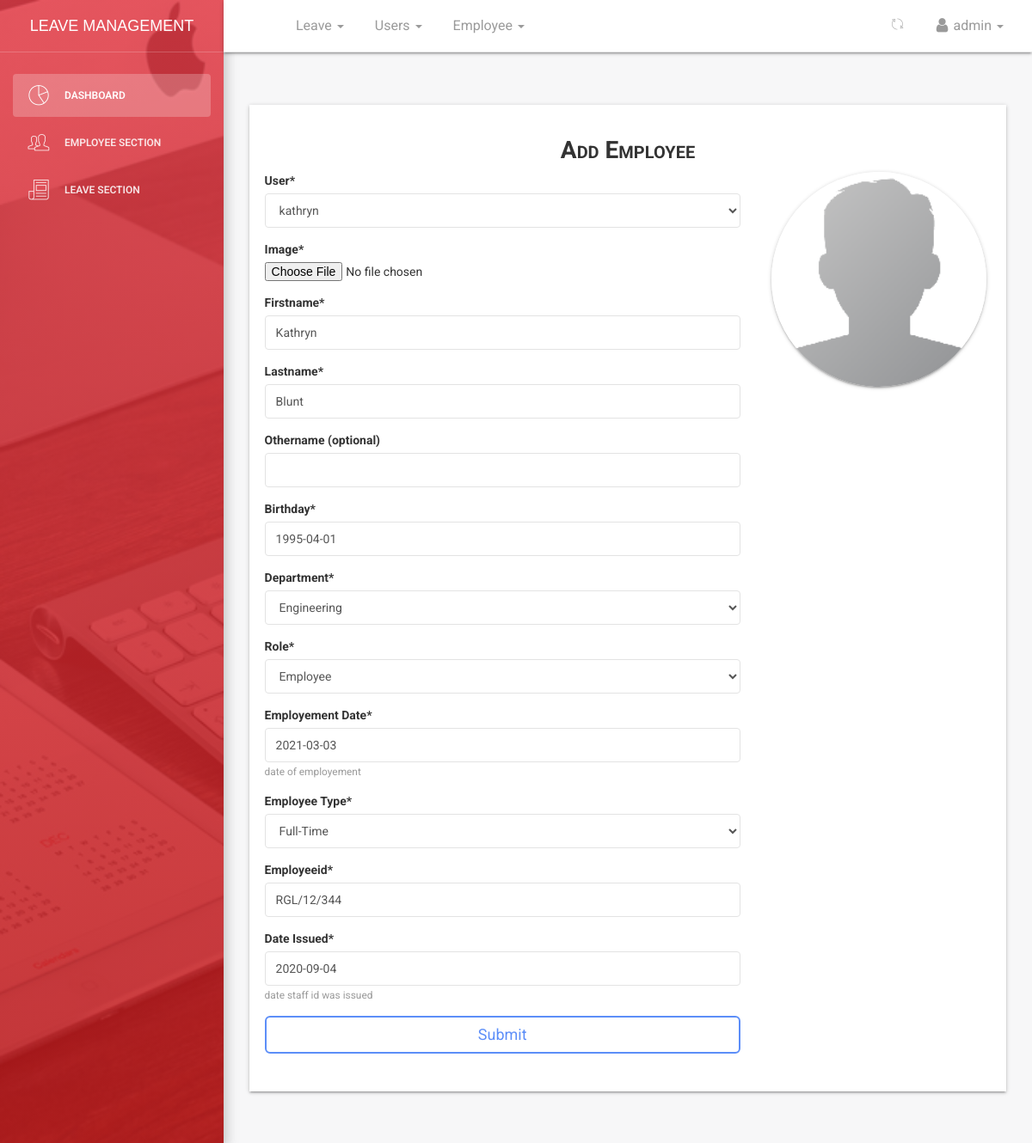
Screenshot of /dashboard/employee/profile/edit/44/ (signed in) with the database file from the repository.
### employee/models.py (models this page shows, shortened)
class Employee(models.Model):
    id = models.BigAutoField(primary_key=True)
    MALE = 'male'
    FEMALE = 'female'
    OTHER = 'other'
    NOT_KNOWN = 'Not Known'
    GENDER = (
    (MALE,'Male'),
    (FEMALE,'Female'),
    (OTHER,'Other'),
    (NOT_KNOWN,'Not Known'),
    )
    MR = 'Mr'
    MRS = 'Mrs'
    MSS = 'Mss'
    DR = 'Dr'
    SIR = 'Sir'
    MADAM = 'Madam'
    TITLE = (
    (MR,'Mr'),
    (MRS,'Mrs'),
    (MSS,'Mss'),
    (DR,'Dr'),
    (SIR,'Sir'),
    (MADAM,'Madam'),
    )
    FULL_TIME = 'Full-Time'
    PART_TIME = 'Part-Time'
    CONTRACT = 'Contract'
    INTERN = 'Intern'
    EMPLOYEETYPE = (
    (FULL_TIME,'Full-Time'),
    (PART_TIME,'Part-Time'),
    (CONTRACT,'Contract'),
    (INTERN,'Intern'),
    )
    user = models.ForeignKey(User,on_delete=models.CASCADE,default=1)
    image = models.FileField(_('Profile Image'),upload_to='profiles',default='default.png',blank=True,null=True,help_text='upload image size less than 2.0MB')#work on path username-date/image
    firstname = models.CharField(_('Firstname'),max_length=125,null=False,blank=False)
    lastname = models.CharField(_('Lastname'),max_length=125,null=False,blank=False)
    othername = models.CharField(_('Othername (optional)'),max_length=125,null=True,blank=True)
    birthday = models.DateField(_('Birthday'),blank=False,null=False)
    department =  models.ForeignKey(Department,verbose_name =_('Department'),on_delete=models.SET_NULL,null=True,default=None)
    role =  models.ForeignKey(Role,verbose_name =_('Role'),on_delete=models.SET_NULL,null=True,default=None)
    startdate = models.DateField(_('Employement Date'),help_text='date of employement',blank=False,null=True)
    employeetype = models.CharField(_('Employee Type'),max_length=15,default=FULL_TIME,choices=EMPLOYEETYPE,blank=False,null=True)
    employeeid = models.CharField(_('Employee ID Number'),max_length=10,null=True,blank=True)
    dateissued = models.DateField(_('Date Issued'),help_text='date staff id was issued',blank=False,null=True)
    is_blocked = models.BooleanField(_('Is Blocked'),help_text='button to toggle employee block and unblock',default=False)
    is_deleted = models.BooleanField(_('Is Deleted'),help_text='button to toggle employee deleted and undelete',default=False)
    created = models.DateTimeField(verbose_name=_('Created'),auto_now_add=True,null=True)
    updated = models.DateTimeField(verbose_name=_('Updated'),auto_now=True,null=True)
    objects = EmployeeManager()
    class Meta:
        verbose_name = _('Employee')
        verbose_name_plural = _('Employees')
        ordering = ['-created']
    @property
    def get_full_name(self):
        fullname = ''
        firstname = self.firstname
        lastname = self.lastname
        othername = self.othername
        if (firstname and lastname) or othername is None:
            fullname = firstname +' '+ lastname
            return fullname
        elif othername:
            fullname = firstname + ' '+ lastname +' '+othername
            return fullname
        return

### dashboard/views.py (the view, shortened to what this page needs)
# urls.py: path('employee/profile/edit/<int:id>/',views.employee_edit_data,name='edit'),
def employee_edit_data(request,id):
	if not (request.user.is_authenticated and request.user.is_superuser and request.user.is_staff):
		return redirect('/')
	employee = get_object_or_404(Employee, id = id)
	dataset = dict()
	form = EmployeeCreateForm(request.POST or None,request.FILES or None,instance = employee)
	dataset['form'] = form
	dataset['title'] = 'edit - {0}'.format(employee.get_full_name)
	return render(request,'dashboard/employee_create.html',dataset)

### employee/forms.py
class EmployeeCreateForm(forms.ModelForm):
	employeeid = forms.CharField(widget=forms.TextInput(attrs={'placeholder':'please enter 5 characters without RGL or slashes eg. A0025'}))
	image = forms.ImageField(widget=forms.FileInput(attrs={'onchange':'previewImage(this);'}))
	class Meta:
		model = Employee
		exclude = ['is_blocked','is_deleted','created','updated']
		widgets = {
				'bio':forms.Textarea(attrs={'cols':5,'rows':5})
		}

### employee/managers.py (called while the page is built)
    def get_queryset(self):
        return super().get_queryset().filter(is_deleted=False)

### employee/models.py (called while the page is built)
    def __str__(self):
        return self.name

    def __str__(self):
        return self.name

### templates/dashboard/employee_create.html (shortened to what this page needs)
{% extends '_layout.html' %}
{% load static %}
{% load crispy_forms_tags %}
 {% block navheader %}
    {% include 'includes/navheader_employee_app.html' %}
 {% endblock %}
 {% block content %}
        <section class="content">
            <section class="container-fluid">
                    <section class="row">
                        <section class="col col-sm-8 offset-sm-2">
                        </section>
                    </section>
                <section class="form-wrapper">
                    <section class="row">
                        <section class="col-lg-12 col-md-12 col-sm-12 text-center">
                            <h3 class="title-h3">Add Employee</h3>
                        </section>
                    </section>
                    <section class="row">
                        <section class="col-lg-8 col-md-12 col-sm-12">
                            <form action="" method="POST" enctype="multipart/form-data">
                                {{form | crispy }}
                                <button type="submit" class="btn btn-primary btn-lg btn-block">Submit</button>
                            </form>
                        </section>
                        <section  class="col-lg-4 col-md-12 col-sm-12 text-center">
                            <section class="prev-holder">
                                <img src="{% static 'img/default-avatar.png' %}" alt="" id='temp-preview-image' class="prev-avatar" />
                            </section>
                        </section>
                    </section>
                </section>
            </section>
        </section>
 {% endblock %}

### templates/includes/navheader_employee_app.html (shortened to what this page needs)
 {% load static %}
 <nav class="navbar navbar-default navbar-fixed shadow">
            <div class="container-fluid">
                <div class="collapse navbar-collapse">
                    <ul class="nav navbar-nav navbar-left">
                        <li>
                            <a href="" class="dropdown-toggle" data-toggle="dropdown">
                            </a>
                        </li>
                        <li class="dropdown">
                        <a href="" class="dropdown-toggle" data-toggle="dropdown">
                                    <p>
                                        Leave
                                        <b class="caret"></b>
                                    </p>
                              </a>
                        </li>
                        {% if request.user.is_superuser and request.user.is_staff %}
                        <li class="dropdown">
                              <a href="" class="dropdown-toggle" data-toggle="dropdown">
                                    <p>
                                        Users
                                        <b class="caret"></b>
                                    </p>
                              </a>
                        </li>
                        {% endif %}
                        {% if request.user.is_superuser and request.user.is_staff %}
                        <li class="dropdown">
                              <a href="" class="dropdown-toggle" data-toggle="dropdown">
                                    <p>
                                        Employee
                                        <b class="caret"></b>
                                    </p>
                              </a>
                        </li>
                        {% endif %}
                    </ul>
                    <ul class="nav navbar-nav navbar-right">
                        <li class="dropdown">
                              <a href="" class="dropdown-toggle refresh-page" data-toggle="dropdown" title="Refresh Current Page">
                                    <i class="pe-7s-refresh-2"></i>
                              </a>
                        </li>
                        <li class="dropdown">
                              <a href="" class="dropdown-toggle" data-toggle="dropdown">
                                    <p>
                                        <i class="fa fa-user"></i> {{ request.user}}
                                        <b class="caret"></b>
                                    </p>
                              </a>
                        </li>
                    </ul>
                </div>
            </div>
        </nav>

### templates/bootstrap4/field.html (shortened to what this page needs)
{% load crispy_forms_field %}
{% if field.is_hidden %}
    {{ field }}
{% else %}
    <{% if tag %}{{ tag }}{% else %}div{% endif %} id="div_{{ field.auto_id }}" class="{% if not field|is_checkbox %}form-group{% else %}{%if use_custom_control%}{% if tag != 'td' %}custom-control {%endif%} custom-checkbox{% else %}form-check{% endif %}{% endif %}">
        {% if field.label and not field|is_checkbox and form_show_labels %}
        <label {% if field.id_for_label and not field|is_radioselect %}for="{{ field.id_for_label }}" {% endif %}class="{% if 'form-horizontal' in form_class %}col-form-label {% endif %}{{ label_class }}{% if field.field.required %} requiredField{% endif %}">
                {{ field.label }}{% if field.field.required %}<span class="asteriskField">*</span>{% endif %}
            </label>
        {% endif %}
        {% if not field|is_checkboxselectmultiple and not field|is_radioselect %}
            {% if field|is_checkbox %}
                {% if use_custom_control %}
                    {% if tag == 'td' %}
                        <div class="custom-control custom-checkbox">
                    {% endif %}
                    {% if field.errors %}
                        {% crispy_field field 'class' 'custom-control-input is-invalid' %}
                    {% else %}
                        {% crispy_field field 'class' 'custom-control-input' %}
                    {% endif %}
                {% else %}
                    {% if field.errors %}
                        {% crispy_field field 'class' 'form-check-input is-invalid' %}
                    {% else %}
                        {% crispy_field field 'class' 'form-check-input' %}
                    {% endif %}
                {% endif %}
                <label for="{{ field.id_for_label }}" class="{%if use_custom_control%}custom-control-label{% else %}form-check-label{% endif %}{% if field.field.required %} requiredField{% endif %}">
                    {% if form_show_labels %}
                        {{ field.label }}{% if field.field.required %}<span class="asteriskField">*</span>{% endif %}
                    {% else %}
                        &nbsp;
                    {% endif %}
                </label>
                {% include 'bootstrap4/layout/help_text_and_errors.html' %}
                {% if use_custom_control and tag == 'td' %}
                    </div>
                {% endif %}
            {% elif field|is_file and use_custom_control  %}
                {% include 'bootstrap4/layout/field_file.html' %}
            {% else %}
                <div{% if field_class %} class="{{ field_class }}"{% endif %}>
                    {% if field|is_select and use_custom_control %}
                        {% if field.errors %}
                            {% crispy_field field 'class' 'custom-select is-invalid' %}
                        {% else %}
                            {% crispy_field field 'class' 'custom-select' %}
                        {% endif %}
                    {% elif field|is_file %}
                        {% if field.errors %}
                            {% crispy_field field 'class' 'form-control-file is-invalid' %}
                        {% else %}
                            {% crispy_field field 'class' 'form-control-file' %}
                        {% endif %}
                    {% else %}
                        {% if field.errors %}
                            {% crispy_field field 'class' 'form-control is-invalid' %}
                        {% else %}
                            {% crispy_field field 'class' 'form-control' %}
                        {% endif %}
                    {% endif %}
                    {% include 'bootstrap4/layout/help_text_and_errors.html' %}
                </div>
            {% endif %}
        {% endif %}
    </{% if tag %}{{ tag }}{% else %}div{% endif %}>
{% endif %}

### rows the page displays
Employee: user "kathryn" "Kathryn" "Blunt" "1995-04-01" "Engineering" "Employee" "2021-03-03" "Full-Time" "RGL/12/344" "2020-09-04"

### other values shown
{{ request.user }} "admin"
{{ field.label }} "User" "Image" "Firstname" "Lastname" "Othername (optional)" "Birthday" "Department" "Role" "Employement Date" "Employee Type" "Employeeid" "Date Issued"
{{ field.help_text|safe }} "date of employement" "date staff id was issued"
